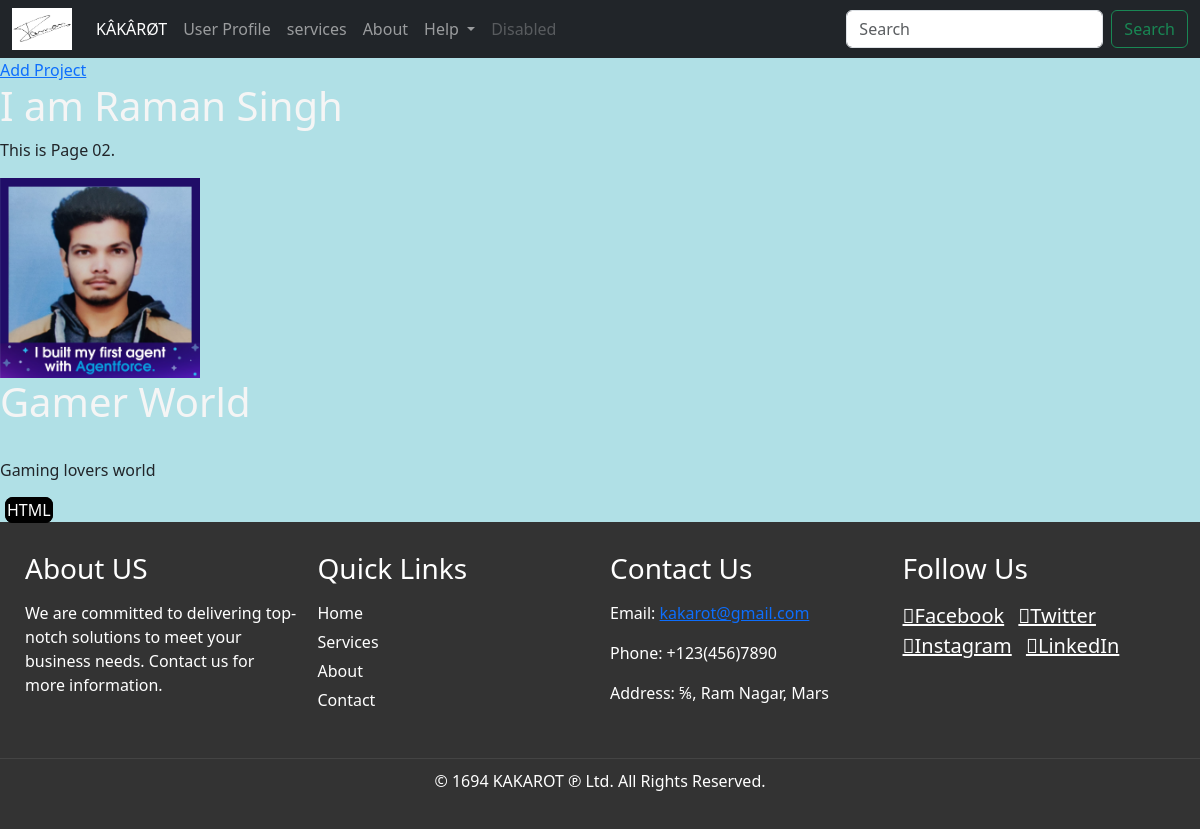
Screenshot of /User/d927339d-e5c8-421e-a0ef-50b8c6fb2007/ with the database file from the repository.
### test_app/models.py (models this page shows, shortened)
class table(models.Model):
    title = models.CharField(max_length = 200)
    description = models.TextField(null=True, blank=True)
    feature = models.ImageField(null=True, blank=True, default='default.png')
    demo_link = models.CharField(max_length=2000, null=True, blank=True)
    source_link = models.CharField(max_length=2000, null=True, blank=True)
    tags = models.ManyToManyField('Tag', blank=True)
    vote_total = models.IntegerField(default=0, null=True, blank=True)
    vote_ratio = models.IntegerField(default=0, null=True, blank=True)
    created = models.TimeField(auto_now_add=True)
    id = models.UUIDField(default=uuid.uuid4, unique=True, primary_key=True, editable=False)

class tag(models.Model):
    name = models.CharField(max_length=200)
    created = models.TimeField(auto_now_add=True)
    id = models.UUIDField(default=uuid.uuid4, unique=True, primary_key=True)
    def __str__(self):
        return self.name

### test_app/views.py (the view)
# urls.py: path('User/<str:cookie>/', views.user, name='second'),
def user(request, cookie):
    projectobj = table.objects.get(id = cookie)
    tags = projectobj.tags.all()
    return render(request, "template2.html", {"project": projectobj, 'tags':tags})

### test_app/Templates/template2.html (shortened to what this page needs)
{% extends 'main.html' %}
{% load static %}
        {% block content %}
        <p>This is Page 02.</p>
        <img class="img" src="{{project.feature.url}}" alt="template2">
        <h1>{{project.title}}</h1>
        <br>
        <p>{{project.description}}</p>
        {% for x in tags %}
        <span class="s">{{x}}</span>
        {% endfor %}
        {% endblock %}

### static/styling/main.css (style rules this page uses)
h1 { color: whitesmoke; }
body { background-color: powderblue; }

### test_app/Templates/template2.html (style rules this page uses)
.s { margin: 5px; border: 2px solid black; border-radius: 8px; background: black; color: white; }
.img { max-width: 200px; }

### rows the page displays
table: feature (placeholder picture), title "Gamer World", description "Gaming lovers world"
tag: name "HTML"
